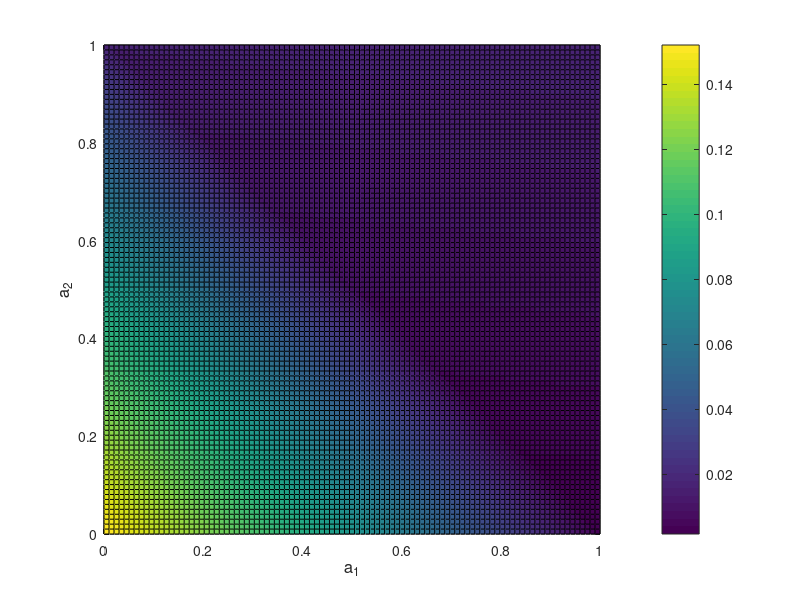

This figure's MATLAB source:
%%%%%%%%%%%%%%%%%%%%%%%%%%%%%%%%%%%%%%%%%%%%%%%%%%%%%%%%%%%%%%%%%%%%%%%%%%%
%              Simulations of RA_NOMA 
%%%%%%%%%%%%%%%%%%%%%%%%%%%%%%%%%%%%%%%%%%%%%%%%%%%%%%%%%%%%%%%%%%%%%%%%%%%             

x = linspace(0,1,100);
y = linspace(0,1,100);

[a1,a2] = meshgrid(x,y);

ro = [-20 -20 -20; -10 -10 -10; 0 0 0];

ro = 10.^(ro/10);

a3 = max(1 - a1 -a2, 0.0);
r31 = 1+a3./(9./ro(3,1)); r32 = 1+a3./(9./ro(3,2)); r33 =  1+a3./(9./ro(3,3));
r21 = 1+a2./(a3+9./ro(2,1)); r22= 1+a2./(a3+9./ro(2,2));
r11 = 1+a1./(a2+a3+9/ro(1,1));

% R = log2(r31) + log2(r32) + log2(r33) + log2(r21) + log2(r22) + log2(r11);
R = log2(r31) + log2(r21) + log2(r11);

figure;
% mesh(zz);
surface(a1,a2,R);
xlabel('a_{1}','FontSize',12);%, 'FontWeight','bold');
ylabel('a_{2}','FontSize',12);%, 'FontWeight','bold');
box on;
grid on;
% xlim([mue.SINR_min, mue.SINR_max]);
colorbar;